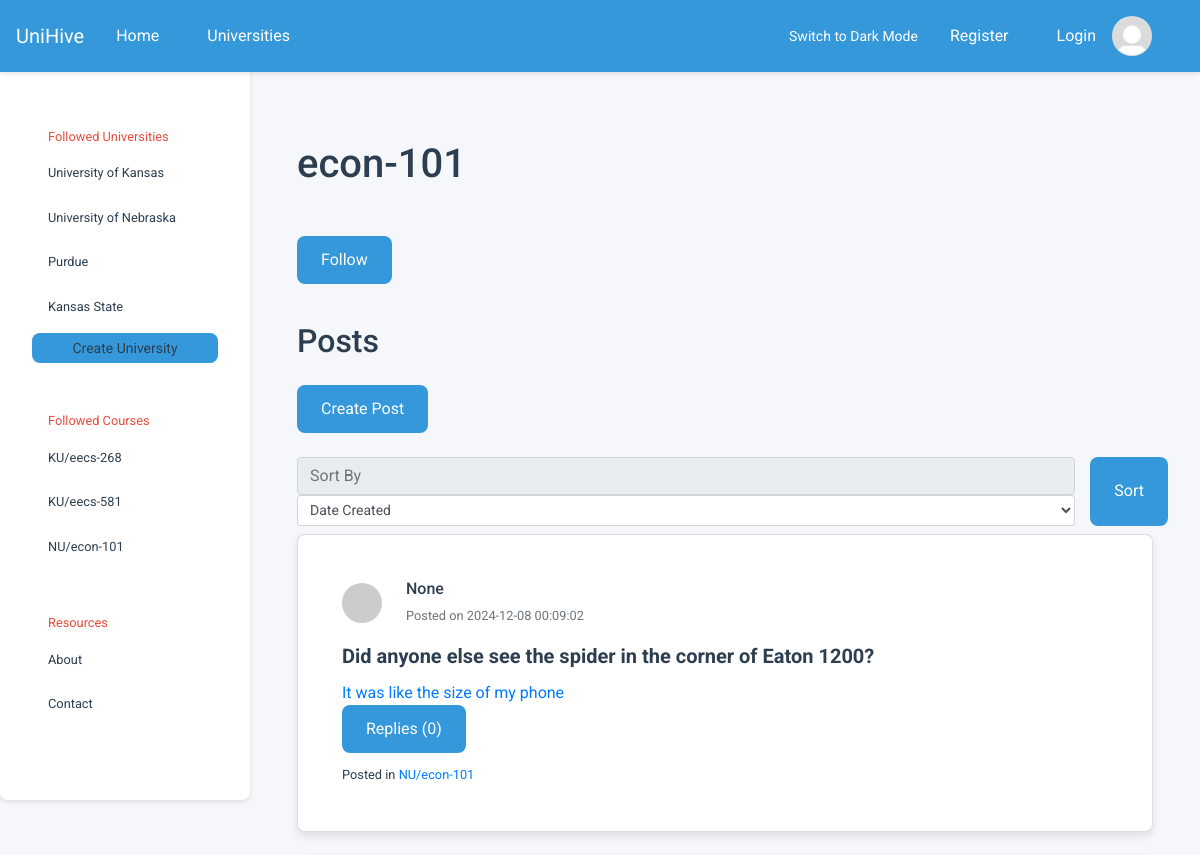
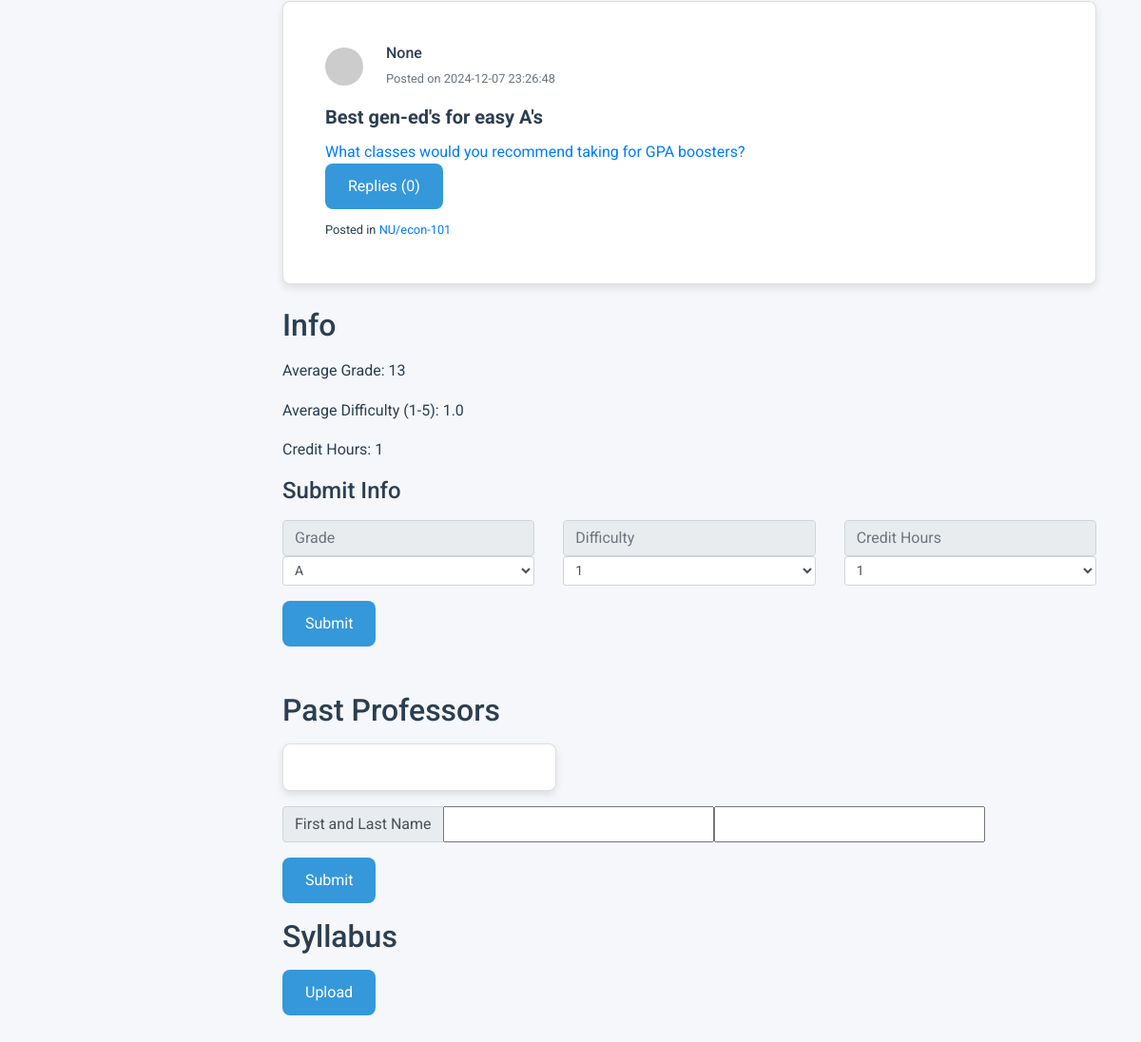
Screenshot of /u/NU/econ-101 with the database file from the repository (2 pictures, top to bottom).
### tables this page shows
CREATE TABLE universities (
            id          INTEGER PRIMARY KEY,
            created     TIMESTAMP DEFAULT CURRENT_TIMESTAMP NOT NULL,
            name        VARCHAR UNIQUE NOT NULL,
            acronym     VARCHAR UNIQUE,
            description VARCHAR,
            logo        VARCHAR
        );

CREATE TABLE courses (
            id            INTEGER PRIMARY KEY AUTOINCREMENT,
            created       TIMESTAMP DEFAULT CURRENT_TIMESTAMP NOT NULL,
            name          VARCHAR NOT NULL,
            description   VARCHAR,
            course_number VARCHAR,
            department    INTEGER,
            hours         INTEGER,
            university    INTEGER NOT NULL,
            popularity_score INTEGER DEFAULT 0 
        );

CREATE TABLE posts (
            id          INTEGER PRIMARY KEY,
            created     TIMESTAMP DEFAULT CURRENT_TIMESTAMP NOT NULL,
            title       VARCHAR NOT NULL,
            content     VARCHAR NOT NULL,
            author      INTEGER NOT NULL,
            author_id   INTEGER NOT NULL, 
            course      INTEGER NOT NULL,
            likes       INTEGER DEFAULT 0,
            dislikes    INTEGER DEFAULT 0,
            reply_count INTEGER DEFAULT 0,
            is_reply    BOOL DEFAULT FALSE,
            parent      INTEGER DEFAULT NULL
        );

### main.py (the view, shortened to what this page needs)
@app.route("/u")
@app.route("/u/<university_acro>/<course>", methods=['GET', 'POST'])
def course(university_acro=None, course=None):
    stored_university, stored_course = get_uni_and_course_from_route(university_acro, course)
    if stored_university is None or stored_course is None:
        return render_template('404.html'), 404
    return render_template('course.html', course = stored_course)  # render course html

### course.py (called while the page is built)
    @property
    def posts(self):
        from post import Post
        query_str = f"""
                SELECT id, created, title, content, author, course FROM posts
                WHERE course = ? AND parent IS NULL
                ORDER BY {self.sort_post_type} DESC;
            """
        return [Post(*params) for params in query(
            query_str,
            (self.id,)
        )]

    @property
    def average_difficulty(self):
        difficulties = query(
            """
                SELECT difficulty FROM course_ratings
                WHERE course = ? AND difficulty IS NOT NULL;
            """,
            (self.id,)
        )
        if not len(difficulties):
            return None
        return sum(i[0] for i in difficulties) / len(difficulties)

    @property
    def average_grade(self):
        grades = query(
            """
                SELECT grade FROM course_ratings
                WHERE course = ? AND grade IS NOT NULL;
            """,
            (self.id,)
        )
        if not len(grades):
            return None
        mean = sum(i[0] for i in grades) / len(grades)
        return Grade(round(mean))

    @property
    def instructors(self) -> list[str]:
        instructors = query(
            """
                SELECT instructor FROM course_ratings
                WHERE course = ? AND instructor IS NOT NULL;
            """,
            (self.id,)
        )
        if not len(instructors):
            return []
        return [i[0] for i in instructors]

    @property
    def syllabus_names(self):
        syllabus_file_names = query(
            """
                SELECT filename FROM syllabus
                WHERE coursename = ?;
            """
            ,(self.name_combined,))
        return [name[0] for name in syllabus_file_names]

    @staticmethod
    def get_course_by_id(id: int):
        params = query(
            f"SELECT {COURSE_PARAMS} FROM courses WHERE id = ?",
            (id,),
            count = 1
        )
        if not params: return None # Course not found
        return Course(*params)     # Construct course object

### db_util.py (called while the page is built)
def get_uni_and_course_from_route(university_acronym: str, course_name_combined: str):
    university = University.get_university_by_acronym(university_acronym)
    if university is None:
        return (None, None)
    return (
        university,
        Course.get_course_by_name_combined(university, course_name_combined)
    )

### templates/course.html (shortened to what this page needs)
{% extends 'base.html' %}
{% block content_title %}{{course.name_combined}}{% endblock %}
{% block content_subtitle %}
<form action="{{course.combined_name}}" method="post">
<button type="submit" class="btn btn-info" name="follow-btn" value="follow">Follow</button>
</form><br>
Posts
{% endblock %}
{% block content_main %}
    <button type="button" class="btn btn-primary mb-4" data-bs-toggle="modal" data-bs-target="#exampleModal">Create Post</button>
<form method="POST">
  <div class="row w-10 mb-2">
    <div class="col">
      <input
        class="form-control w-20"
        type="text"
        placeholder="Sort By"
        readonly
      />
      <select
        class="form-control form-control-sm"
        id="sort-type"
        name="sort-type"
        for="sort-type"
      >
        <option>Date Created</option>
      </select>
    </div>
    <button type="submit" class="btn btn-primary">Sort</button>
  </div>
</form>
        {% for post in course.posts %}
        <a class="big-link" href="{{url_for('post', university_acro=course.university.acronym, course_name=course.name_combined, post_identifier=post.id)}}">
          <div class="card mb-4">
            <div class="card-body">
              <div class="d-flex align-items-center mb-3">
                  <img src="https://via.placeholder.com/40" class="rounded-circle mr-2" alt="User">
                  <div class="px-3">
                      <h6 class="mb-1">{{post.author}}</h6>
                      <small class="text-muted">Posted on {{post.created}}</small>
                  </div>
              </div>
              <h5 class="card-title">{{post.title}}</h5>
              <p class="card-text">{{post.content}}</p>
              <a href="#" class="btn btn-primary">Replies ({{post.replies | length}})</a>
              <div class="mt-2">
                  <small>Posted in <a href="{{url_for('course', university_acro=course.university.acronym, course=course.name_combined)}}" class="text-primary">{{course.university.acronym}}/{{course.name_combined}}</a></small>
              </div>
            </div>
          </div>
        </a>
        {% endfor %}
    <h2>Info</h2>
    <p>Average Grade: {{course.average_grade}}</p>
    <p>Average Difficulty (1-5): {{course.average_difficulty}}</p>
    <p>Credit Hours: {{course.credit_hours}}</p>
    <h4>Submit Info<h4>
    <form action="{{course.combined_name}}" method="post">
    <div class="row">
      <div class="col">
        <input class="form-control w-100" type="text" placeholder="Grade" readonly>
        <select class="form-control form-control-sm" id="grade" name="grade" for="grade">
          <option>A</option>
        </select>
      </div>
      <div class="col">
        <input class="form-control w-100" type="text" placeholder="Difficulty" readonly>
        <select class="form-control form-control-sm" id="name" name="difficulty" for="difficulty">
          <option>1</option>
        </select>
      </div>
      <div class="col">
        <input class="form-control w-100" type="text" placeholder="Credit Hours" readonly>
        <select class="form-control form-control-sm" id="credit-hours" name="credit-hours" for="credit-hours">
          <option>1</option>
        </select>
      </div>
    </div>
    <button type="submit" class="btn btn-primary mt-3">Submit</button>
    <form>
    <h2 class="mt-5">Past Professors</h2>
    <div class="card mb-3" style="width: 18rem; font-size: 14px">
    </div>
    <form action="{{course.name_combined}}" method="post">
        <div class="input-group">
          <div class="input-group-prepend">
            <span class="input-group-text" id="">First and Last Name</span>
          </div>
          <input type="text" class="first-name" name="first-name">
          <input type="text" class="last-name" name="last-name">
        </div>
        <button type="submit" class="btn btn-primary mt-3">Submit</button>
    </form>
    <h2 class="mt-3">Syllabus</h2>
    <button type="button" class="btn btn-primary mb-4" data-bs-toggle="modal" data-bs-target="#syllabusModal">Upload</button>
        </form>
        </div>
      </div>
    <br>
{% endblock %}

### templates/base.html (shortened to what this page needs)
<!doctype html>
<html lang="en">
  <head>
    <link
      rel="stylesheet"
      href="https://cdn.jsdelivr.net/npm/bootstrap@4.0.0/dist/css/bootstrap.min.css"
    />
    <link rel="stylesheet" href="{{url_for('static', filename='main.css')}}" />
  </head>
  <body>
    <nav class="navbar navbar-expand-lg navbar-custom fixed-top">
      <div class="container-fluid">
        <div class="d-flex align-items-center">
          <a class="navbar-brand" href="/">UniHive</a>
          <div class="collapse navbar-collapse" id="navbarNavDropdown">
            <ul class="navbar-nav">
              <li class="nav-item">
                <a class="nav-link" href="{{ url_for('home') }}">Home</a>
              </li>
              <li class="nav-item">
                <a class="nav-link" href="#">Universities</a>
              </li>
            </ul>
          </div>
        </div>
        <div class="d-flex align-items-center">
          <button id="theme-toggle" class="btn btn-outline-light btn-sm me-2">
          </button>
          {% if SESSION.current_user_id %}
          <span class="text-light mr-3"
            >Logged in, {{ USERS[SESSION.current_user_id].username }}</span
          >
          <a
            href="{{ url_for('profile') }}"
            class="btn btn-outline-light btn-sm me-2"
            >Profile</a
          >
          <a
            href="{{ url_for('logout') }}"
            class="btn btn-outline-light btn-sm me-2"
            >Logout</a
          >
          <img
            src="{{ url_for('static', filename='profile_pic.jpg') }}"
            class="rounded-circle profile-img"
            alt="Profile"
          />
          {% else %}
          <a class="nav-link" href="{{ url_for('register') }}">Register</a>
          <a
            class="nav-link d-flex align-items-center gap-2"
            href="{{ url_for('login') }}"
          >
            <span>Login</span>
            <img
              src="{{ url_for('static', filename='profile_pic.jpg') }}"
              class="rounded-circle profile-img"
              alt="Default Profile"
            />
          </a>
          {% endif %}
        </div>
      </div>
    </nav>
    <div class="sidebar">
      <div class="sidebar-header">Followed Universities</div>
      {% for followed_university in
      USERS[SESSION.current_user_id].followed_universities %}
      <a
        href="{{url_for('university', university_acro=followed_university.acronym)}}"
        >{{followed_university.name}}</a
      >
      {% endfor %} {% block sidebar_content %} {% endblock %}
      <a
        href="{{url_for('create_university')}}"
        class="btn navbar-toggler btn-sm text-center"
        role="button"
        aria-disabled="true"
        >Create University</a
      >
      <div class="sidebar-header">Followed Courses</div>
      {% for followed_course in USERS[SESSION.current_user_id].followed_courses
      %}
      <a
        href="{{url_for('course', university_acro=followed_course.university.acronym, course=followed_course.name_combined)}}"
        >{{followed_course.university.acronym}}/{{followed_course.name_combined}}</a
      >
      {% endfor %}
      <div class="sidebar-header">Resources</div>
      <a href="#">About</a>
      <a href="#">Contact</a>
    </div>
    <div class="content">
      <div class="container">
        <h1 class="my-5 text-left">{% block content_title %}{% endblock %}</h1>
        <h2 class="my-4 text-left">
          {% block content_subtitle %}{% endblock %}
        </h2>
        {% block content_main %} {% endblock %}
  </body>
</html>

### static/main.css (style rules this page uses)
:root { --background-color: #f5f7fa; --text-color: #2c3e50; --primary-color: #3498db; --secondary-color: #95a5a6; --accent-color: #e74c3c; --card-bg-color: #ffffff; --card-shadow: rgba(0, 0, 0, 0.1); --link-hover-bg: #ecf0f1; --border-radius: 8px; --transition-speed: 0.3s; }
* { margin: 0; padding: 0; box-sizing: border-box; font-family: "Roboto", sans-serif; }
body { background-color: var(--background-color); color: var(--text-color); line-height: 1.6; transition: background-color var(--transition-speed), color var(--transition-speed); }
.navbar { background-color: var(--primary-color); color: #fff; padding: 1rem 2rem; box-shadow: 0 4px 6px var(--card-shadow); position: fixed; top: 0; left: 0; right: 0; z-index: 1030; }
.navbar a { color: #fff; text-decoration: none; margin-right: 1rem; transition: color var(--transition-speed); }
.sidebar { position: fixed; top: 55px; left: 0; width: 250px; height: calc(100vh - 55px); background-color: var(--card-bg-color); color: var(--text-color); padding: 2rem; display: flex; flex-direction: column; font-size: 0.8rem; border-radius: var(--border-radius); box-shadow: 0 2px 4px var(--card-shadow); }
.sidebar a { display: block; padding: 0.5rem 1rem; margin-bottom: 0.5rem; color: var(--text-color); text-decoration: none; border-radius: var(--border-radius); transition: background-color var(--transition-speed), color var(--transition-speed); }
.sidebar-header { margin-top: 2rem; color: var(--accent-color); padding: 0.5rem 1rem; }
.content { margin-left: 250px; margin-top: 60px; padding: 2rem; }
.card { background-color: var(--card-bg-color); border-radius: var(--border-radius); box-shadow: 0 4px 8px var(--card-shadow); padding: 1.5rem; margin-bottom: 1.5rem; transition: transform var(--transition-speed), box-shadow var(--transition-speed); }
.card-title { font-weight: bold; }
.btn { display: inline-block; background-color: var(--primary-color); color: #fff; padding: 0.75rem 1.5rem; border: none; border-radius: var(--border-radius); cursor: pointer; transition: background-color var(--transition-speed), transform var(--transition-speed); }
h1, h2, h3, h4, h5, h6 { color: var(--text-color); margin-bottom: 1rem; }
p { margin-bottom: 1rem; }

### templates/base.html (style rules this page uses)
.navbar { padding: 0.5rem 1rem; box-shadow: 0 2px 4px rgba(0, 0, 0, 0.1); }
.navbar .container-fluid { padding: 0; }
.nav-link { padding: 0.5rem 1rem !important; }
.profile-img { margin-left: 1em; width: 40px; height: 40px; object-fit: cover; }
.me-2 { margin-right: 0.5rem !important; }
.btn-sm { padding: 0.25rem 0.5rem; font-size: 0.875rem; }

### rows the page displays
universities: name "University of Kansas"
universities: name "University of Nebraska", university.acronym "NU"
universities: name "Purdue"
universities: name "Kansas State"
courses: university.acronym "KU", name_combined "eecs-268"
courses: university.acronym "KU", name_combined "eecs-581"
courses: university.acronym "NU", name_combined "econ-101"
posts: author "None", created "2024-12-08 00:09:02", title "Did anyone else see the spider in the corner of Eaton 1200?", content "It was like the size of my phone", replies|length "0", name_combined "econ-101"
posts: author "None", created "2024-12-07 23:26:48", title "Best gen-ed's for easy A's", content "What classes would you recommend taking for GPA boosters?", replies|length "0", name_combined "econ-101"

### other values shown
{{ course.name_combined }} "econ-101"
{{ course.average_grade }} "13"
{{ course.average_difficulty }} "1.0"
{{ course.credit_hours }} "1"
